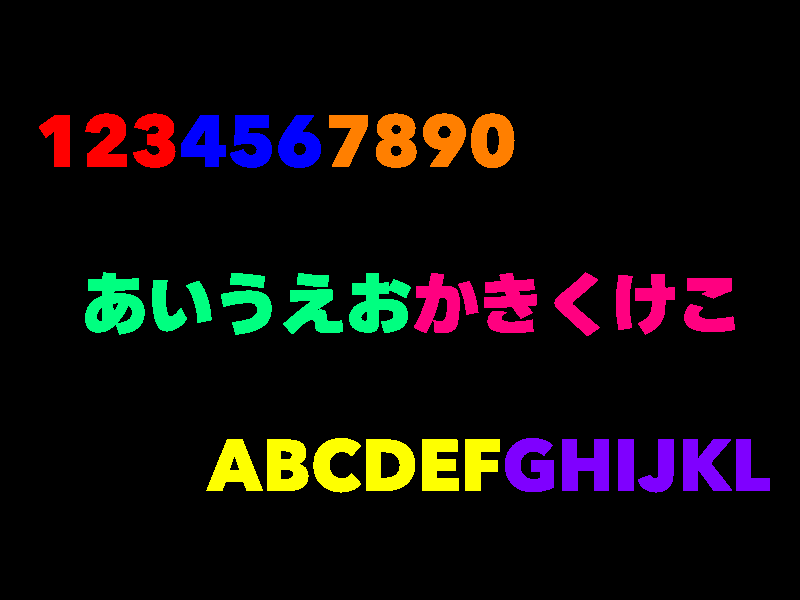
#> input picture fig/12-13-ex1.png, 800 x 600 px, found by its file name
$ jupyter execute 2024-12-13-ans.ipynb
#> lines starting #> are read from the running program, lines starting #| are printed output that depends on the picture; after the words box and inside, x2 and y2 are one past the last pixel; in counts of white or black regions, pixels touching at a corner belong together
### 演習
1. 以下の透過画像(12-13-ex1.png)における，R要素値，G要素値，B要素値，透過度のヒストグラムを作成しなさい

[cell 1]
import cv2
import matplotlib.pyplot as plt

image = cv2.imread('12-13-ex1.png', -1) # 透過付き画像の読み込み
#> image is the input picture: shape (600, 800, 4); mean B, G, R, A 11.8, 12, 17.4, 24.9
image = cv2.cvtColor(image, cv2.COLOR_BGRA2RGBA) # BGRA → RGBA

# RGBA形式なので
red = image[:,:,0]
green = image[:,:,1]
blue = image[:,:,2]
alpha = image[:,:,3]
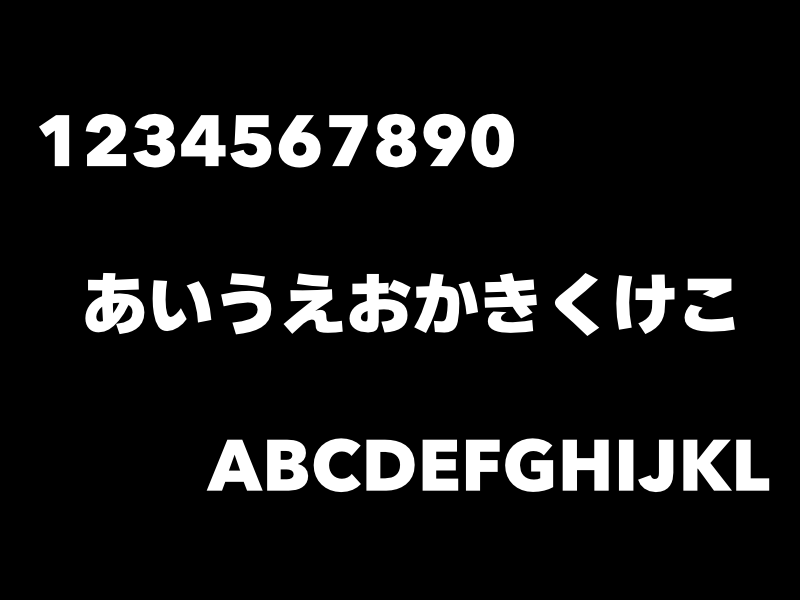
#> alpha: shape (600, 800); min 0, max 255, mean 24.9

plt.figure(figsize=(12, 8)) # 横10インチ，縦8インチ

plt.subplot(221)
red_hist = cv2.calcHist([red], [0], None, [256], [0,256])
#> red_hist = 256 values, max 442987 at index 0, min 0 at index 1, mean 1875
plt.title('Red Histogram')
plt.plot(red_hist, color='r')

plt.subplot(222)
green_hist = cv2.calcHist([green], [0], None, [256], [0,256])
#> green_hist = 256 values, max 454290 at index 0, min 0 at index 1, mean 1875
plt.title('Green Histogram')
plt.plot(green_hist, color='g')

plt.subplot(223)
blue_hist = cv2.calcHist([blue], [0], None, [256], [0,256])
#> blue_hist = 256 values, max 448260 at index 0, min 0 at index 1, mean 1875
plt.title('Blue Histogram')
plt.plot(blue_hist, color='b')

plt.subplot(224)
alpha_hist = cv2.calcHist([alpha], [0], None, [256], [0,256])
#> alpha_hist = 256 values, max 428481 at index 0, min 11 at index 67, mean 1875
plt.title('Alpha Histogram')
plt.plot(alpha_hist, color='k')

plt.show()
#> figure, not shown here; panel 1: curve peaks at x = 0, y = 442987; panel 2: curve peaks at x = 0, y = 454290; panel 3: curve peaks at x = 0, y = 448260; panel 4: curve peaks at x = 0, y = 428481

2. 以下の画像2つに対して，アルファブレンディングを行いなさい（ただし，αの値が0.1, 0.3, 0.5，0.7，0.9の5種類の結果を縦1列に表示すること）

- 入力画像1: 12-13-ex2a.jpg

- 入力画像2: 12-13-ex2b.jpg

[cell 2]
import cv2
import matplotlib.pyplot as plt

image1 = cv2.imread('12-13-ex2a.jpg')
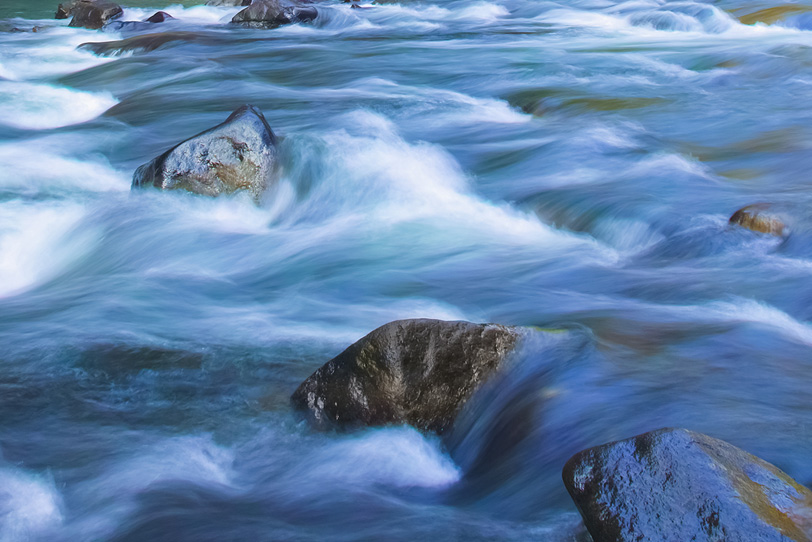
#> input picture fig/12-13-ex2a.jpg, 812 x 542 px, found by its file name
#> image1 is the input picture: shape (542, 812, 3); mean B, G, R 170.6, 132.5, 100.4
image2 = cv2.imread('12-13-ex2b.jpg')
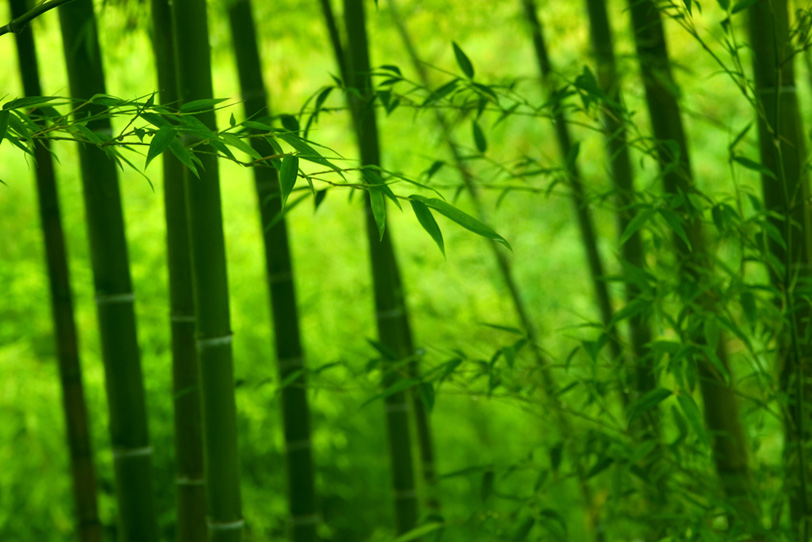
#> input picture fig/12-13-ex2b.jpg, 812 x 542 px, found by its file name
#> image2 is the input picture: shape (542, 812, 3); mean B, G, R 8.2, 129.8, 73.2

# サイズチェック
print(image1.shape == image2.shape)
#| True

# BGR → RGB
image1 = cv2.cvtColor(image1, cv2.COLOR_BGR2RGB)
image2 = cv2.cvtColor(image2, cv2.COLOR_BGR2RGB)

plt.figure(figsize=(6, 18)) # 横10インチ，縦8インチ

alpha = 0.1
blend_image = cv2.addWeighted(image1, alpha, image2, 1 - alpha, 0)
plt.subplot(511)
plt.title('alpha=0.1')
plt.imshow(blend_image)

alpha = 0.3
blend_image = cv2.addWeighted(image1, alpha, image2, 1 - alpha, 0)
plt.subplot(512)
plt.title('alpha=0.3')
plt.imshow(blend_image)

alpha = 0.5
blend_image = cv2.addWeighted(image1, alpha, image2, 1 - alpha, 0)
plt.subplot(513)
plt.title('alpha=0.5')
plt.imshow(blend_image)

alpha = 0.7
blend_image = cv2.addWeighted(image1, alpha, image2, 1 - alpha, 0)
plt.subplot(514)
plt.title('alpha=0.7')
plt.imshow(blend_image)

alpha = 0.9
blend_image = cv2.addWeighted(image1, alpha, image2, 1 - alpha, 0)
plt.subplot(515)
plt.title('alpha=0.9')
plt.imshow(blend_image)

plt.show()

3. 以下の画像2つに対して，クロマキー合成を行いなさい（ただし，12-13-ex3a.jpgの人物の画素値を，12-13-ex3b.jpgの空に合成すること）

- 入力画像1: 12-13-ex3a.jpg

- 入力画像2: 12-13-ex3b.jpg

[cell 3]
import cv2
import numpy as np
import matplotlib.pyplot as plt

image1 = cv2.imread('12-13-ex3a.jpg')
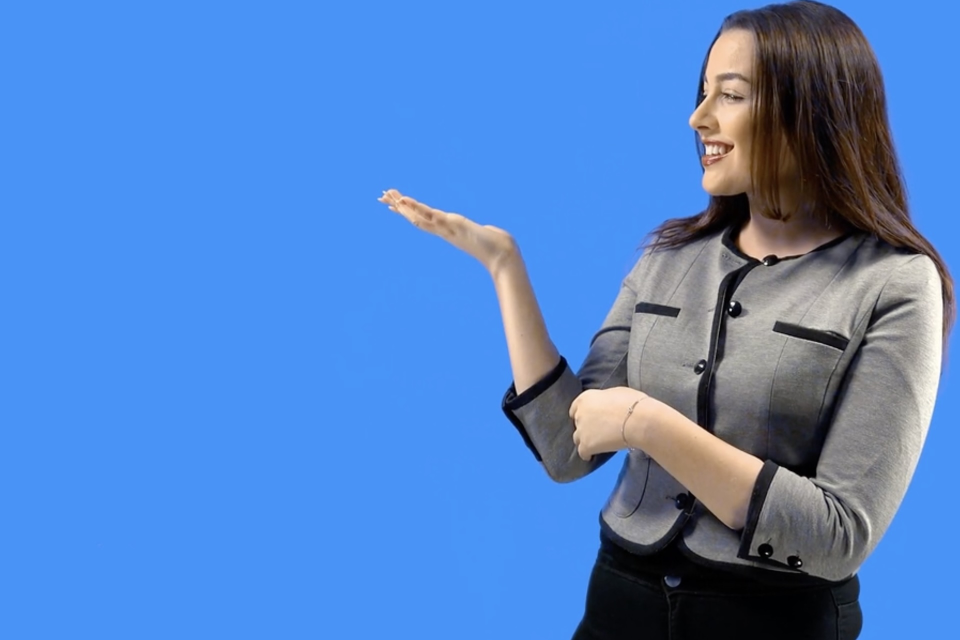
#> input picture fig/12-13-ex3a.jpg, 1920 x 1280 px, found by its file name (shown at 1/2 size)
#> image1 is the input picture: shape (1280, 1920, 3); mean B, G, R 200.1, 131.9, 83.1
image2 = cv2.imread('12-13-ex3b.jpg')
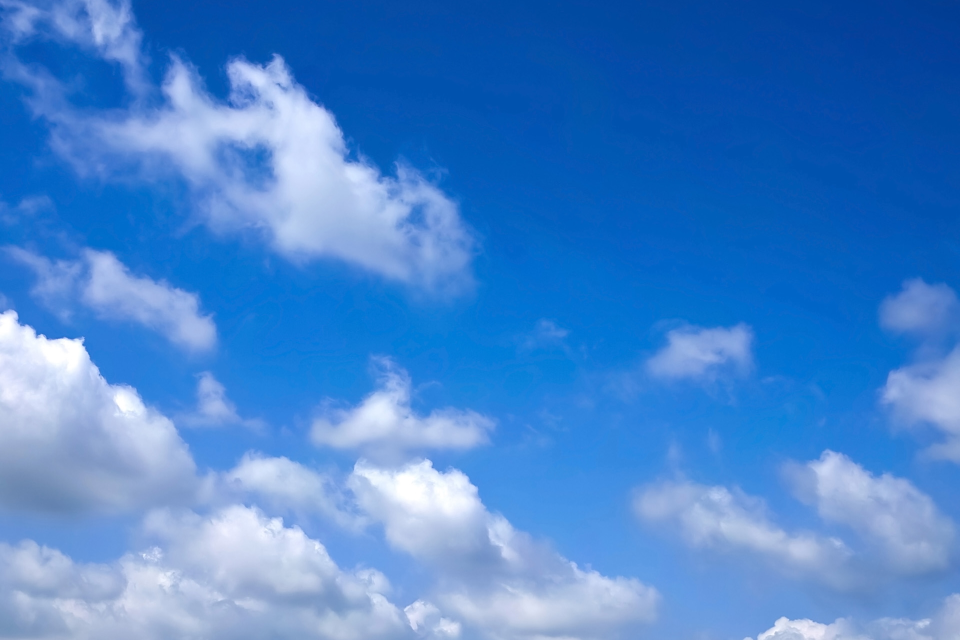
#> input picture fig/12-13-ex3b.jpg, 1920 x 1280 px, found by its file name (shown at 1/2 size)
#> image2 is the input picture: shape (1280, 1920, 3); mean B, G, R 205.9, 132.4, 70.8

# BGR → HSV
image1 = cv2.cvtColor(image1, cv2.COLOR_BGR2HSV)
#> image1: shape (1280, 1920, 3); mean H, S, V 95, 143.1, 204.5
# BGR → RGB
image2 = cv2.cvtColor(image2, cv2.COLOR_BGR2RGB)

# 青色を抜き出すマスクを作る（数値は手作業で求める）
min = np.array([90, 50, 50], np.uint8)
max = np.array([110, 255, 255], np.uint8)
mask1 = cv2.inRange(image1, min, max)
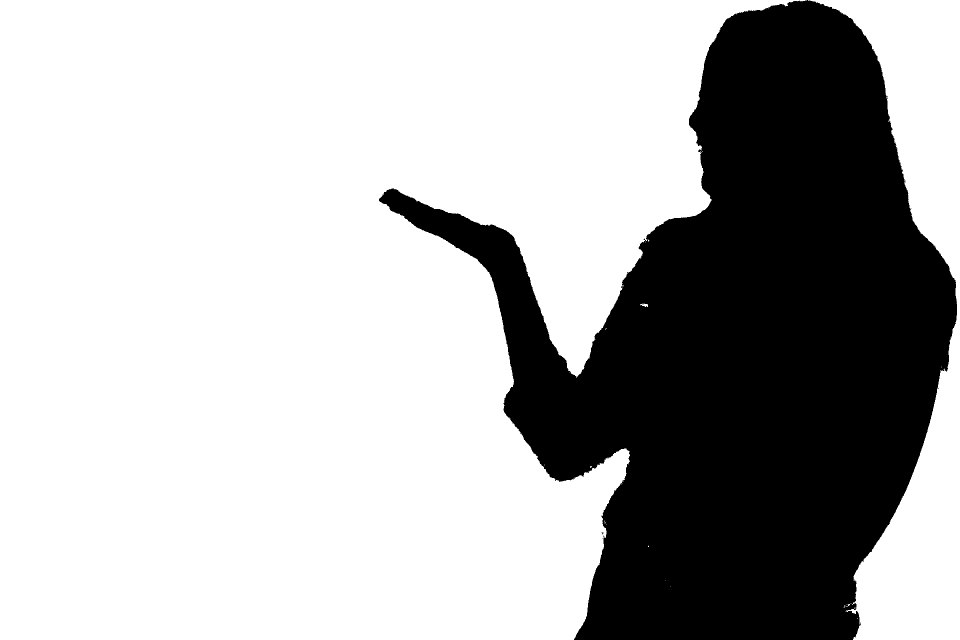
#> mask1: shape (1280, 1920) (shown at 1/2 size); 70% white; 9 black regions (8 under 20 px), largest, box (x1, y1, x2, y2) and area: (758, 0, 1914, 1280) 737885
mask2 = cv2.bitwise_not(mask1)

# HSVをRGBに戻す処理を行う
image1 = cv2.cvtColor(image1, cv2.COLOR_HSV2RGB)

# マスク処理を行う
after_image1 = cv2.bitwise_and(image1, image1, mask=mask2)
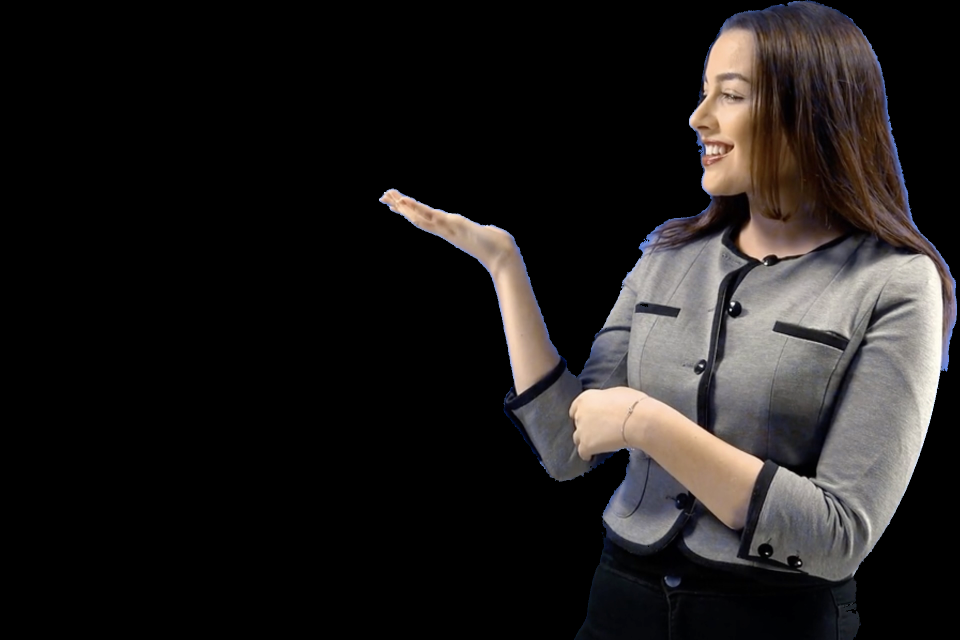
#> after_image1: shape (1280, 1920, 3) (shown at 1/2 size); mean R, G, B 31.8, 29.1, 28.4
after_image2 = cv2.bitwise_and(image2, image2, mask=mask1)

# クロマキー合成を作る
after_image3 = after_image1 + after_image2
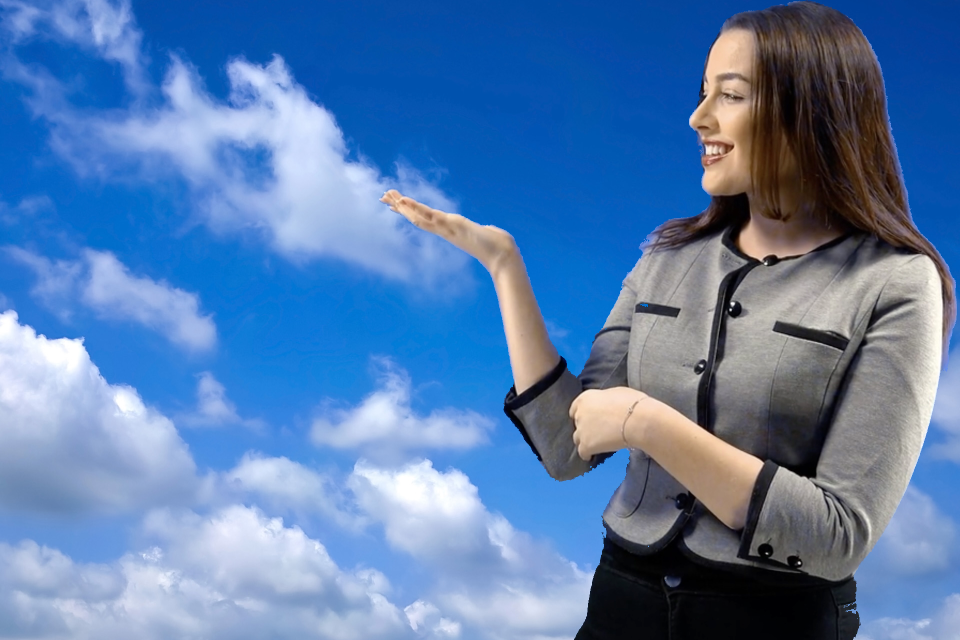
#> after_image3: shape (1280, 1920, 3) (shown at 1/2 size); mean R, G, B 87.4, 124.7, 173.2

# クロマキー合成を表示する
plt.imshow(after_image3)
plt.show()
